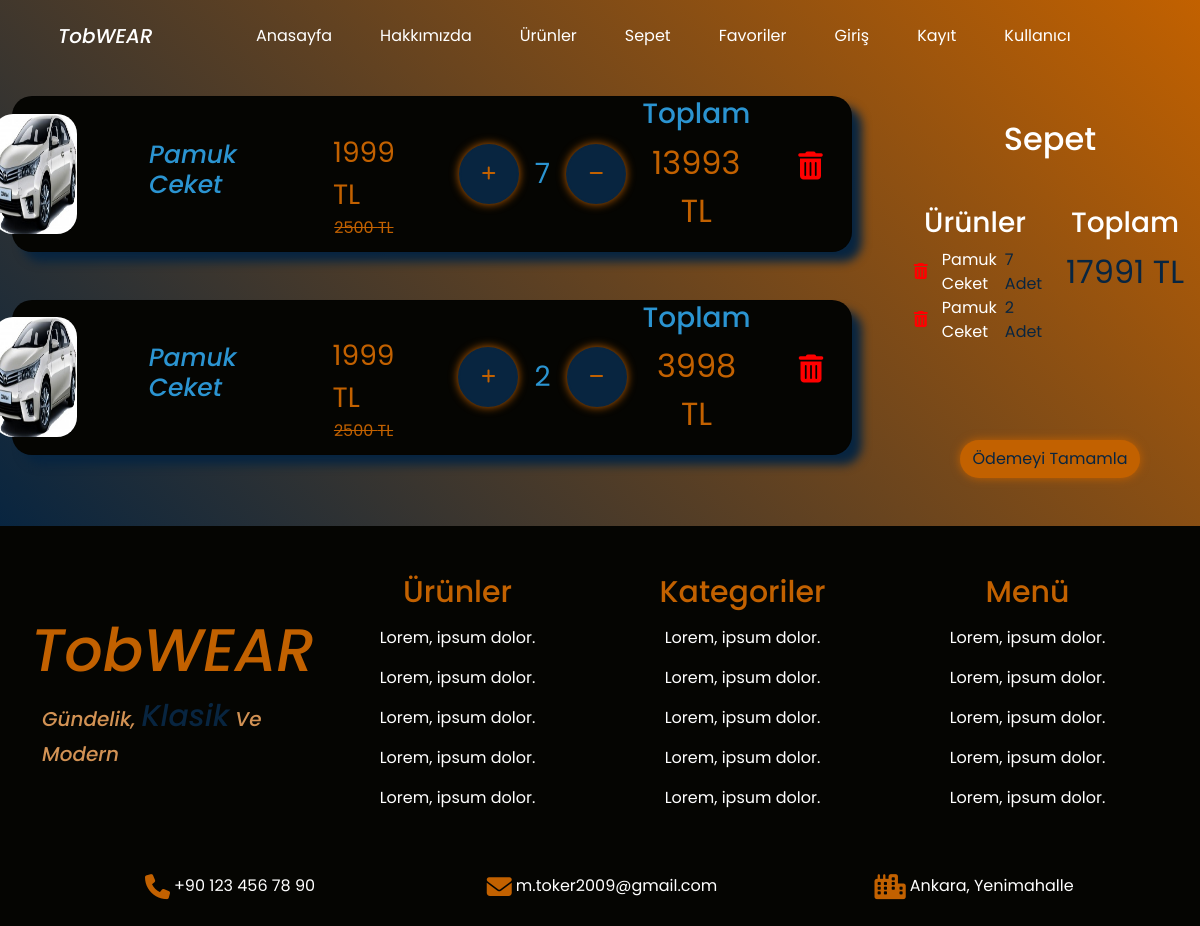
The app's page /shoppingcard/ (signed in), older data.
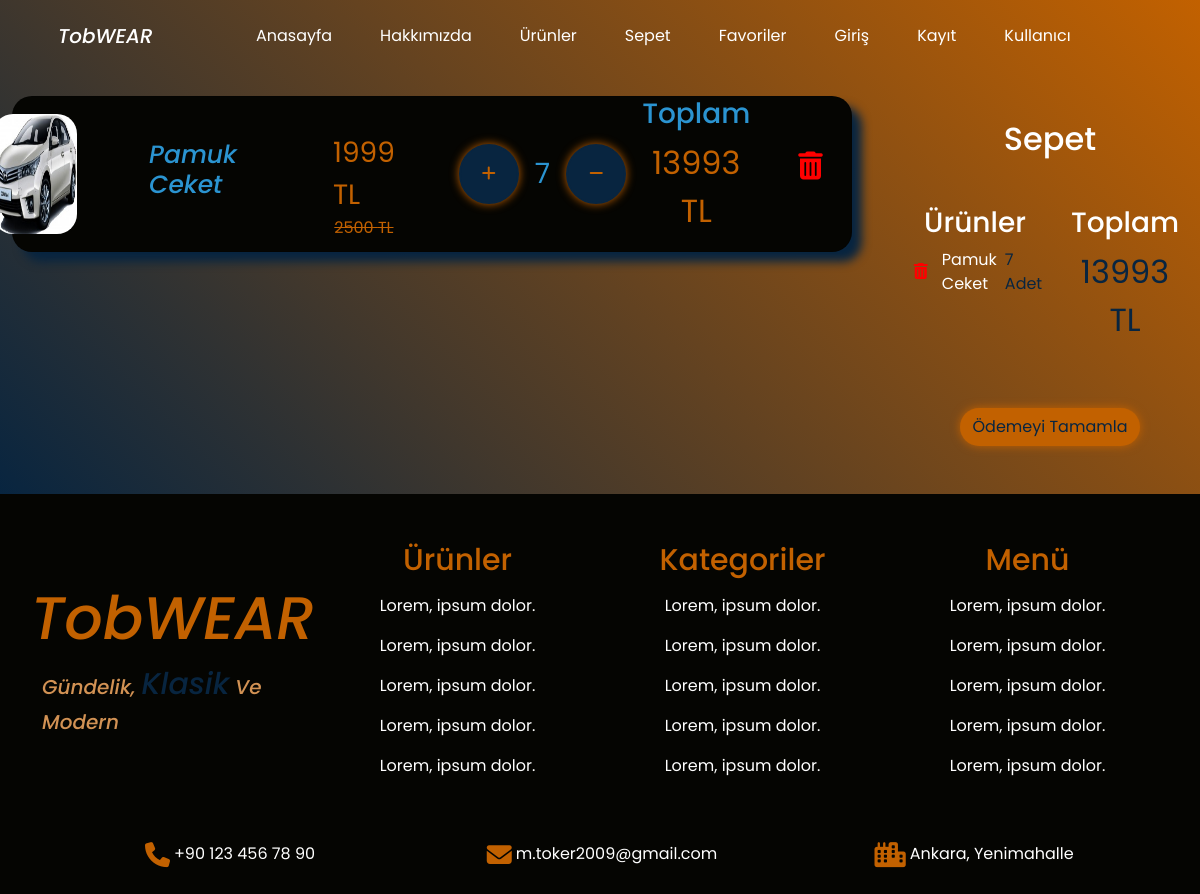
The same page, newer data.
### shop/models.py (models this page shows, shortened)
class OrderItem(models.Model):
    product = models.ForeignKey(Product,null=False,blank=False,on_delete=models.CASCADE,verbose_name="Ürün")
    color = models.ForeignKey(ProductColor,null=False,blank=False,on_delete=models.CASCADE,verbose_name="Ürün Rengi")
    size = models.ForeignKey(ProductSize,null=False,blank=False,on_delete=models.CASCADE,verbose_name="Ürün Bedeni")
    amount = models.IntegerField(null=False,blank=False,verbose_name="Ürün Adeti")
    date = models.DateTimeField(auto_now_add=True,null=False,blank=False,verbose_name="Ürün Eklenme Tarihi")
    def totalprice(self):
        if self.product.discounted:
            total = self.product.discounted * self.amount
        else:
            total = self.product.price * self.amount
        return total

class Product(models.Model):
    name = models.CharField(max_length=100,null=False,blank=False,verbose_name="Ürün İsmi")
    price = models.IntegerField(null=False,blank=False,verbose_name="Fiyat")
    discounted = models.IntegerField(null=False,blank=False,verbose_name="İndirimli Fiyat")
    features = models.ManyToManyField(ProductFeatures,null=True,blank=True,verbose_name="Ürün Özellikleri")
    colors = models.ManyToManyField(ProductColor,null=True,blank=True,verbose_name="Ürün Renkleri")
    sizes = models.ManyToManyField(ProductSize,null=False,blank=False,verbose_name="Ürün Bedenleri")
    images = models.ManyToManyField(ProductImage,null=False,blank=False,verbose_name="Resimler")
    description = models.TextField(null=True,blank=True)
    category = models.ForeignKey(ProductCategory,null=False,blank=False,verbose_name="Kategori",on_delete=models.CASCADE)
    slug = models.SlugField(null=False,blank=True,unique=True,db_index=True,verbose_name="URL")

class ProductImage(models.Model):
    images = models.ImageField(upload_to='images/')

class ShoppingCard(models.Model):
    orders = models.ManyToManyField(OrderItem,null=False,blank=False,verbose_name="Ürünler")
    customer = models.ForeignKey(settings.AUTH_USER_MODEL,null=False,blank=False,verbose_name="Müşteri",on_delete=models.CASCADE)
    date = models.DateTimeField(auto_now_add=True,null=False,blank=False,verbose_name="Sepet Oluşturulma Tarihi")
    ordered = models.BooleanField(default=False,null=False,blank=False,verbose_name="Sipariş Edilme Durumu")
    def totalpricecard(self):
        return sum(order.totalprice() for order in self.orders.all())

### shop/views.py (the view, shortened to what this page needs)
# urls.py: path('shoppingcard/',views.shoppingcart,name="shoppingcard"),
def shoppingcart(request):
    if ShoppingCard.objects.filter(customer=request.user):
        shoppingcard = ShoppingCard.objects.get(customer=request.user)
        context = {
            "shoppingcard": shoppingcard
        }
    return render(request,"shoppingcart.html",context)

### templates/shoppingcart.html (shortened to what this page needs)
<!DOCTYPE html>
<html lang="en">
{% load static %}
<head>
    <link rel="stylesheet" href="{% static 'css/bootstrap.min.css' %}">
    <link rel="stylesheet" href="{% static 'css/style.css' %}">
    <link rel="stylesheet" href="https://cdnjs.cloudflare.com/ajax/libs/font-awesome/6.4.0/css/all.min.css">
</head>
<body>
    <div class="container-fluid" id="shoppingcard-container">
        <nav class="navbar navbar-expand-lg py-3">
            <div class="container justify-content-center">
                <a class="navbar-brand text-white mx-3 navbar-title" href="/">TobWEAR</a>
                <div class="collapse navbar-collapse justify-content-center" id="navbarNav">
                    <ul class="navbar-nav">
                        <li class="nav-item mx-3">
                            <a class="nav-link text-white navbar-text" href="/">Anasayfa</a>
                        </li>
                        <li class="nav-item mx-3">
                            <a class="nav-link text-white navbar-text" href="{% url 'about' %}">Hakkımızda</a>
                        </li>
                        <li class="nav-item mx-3">
                            <a class="nav-link text-white navbar-text" href="{% url 'products' %}">Ürünler</a>
                        </li>
                        <li class="nav-item mx-3">
                            <a class="nav-link text-white navbar-text" href="{% url 'shoppingcard' %}">Sepet</a>
                        </li>
                        <li class="nav-item mx-3">
                            <a class="nav-link text-white navbar-text" href="{% url 'favorites' %}">Favoriler</a>
                        </li>
                        <li class="nav-item mx-3">
                            <a class="nav-link text-white navbar-text" href="{% url 'login' %}">Giriş</a>
                        </li>
                        <li class="nav-item mx-3">
                            <a class="nav-link text-white navbar-text" href="{% url 'register' %}">Kayıt</a>
                        </li>
                        <li class="nav-item mx-3">
                            <a class="nav-link text-white navbar-text" href="{% url 'updateuser' %}">Kullanıcı</a>
                        </li>
                    </ul>
                </div>
            </div>
        </nav>
        <div class="row" id="shoppingcard-row">
            <div class="col-md-9 d-flex flex-column justify-content-start pe-md-5" id="product-info">
            {% for order in shoppingcard.orders.all %}
                <div class="card d-flex flex-md-row justify-content-center align-items-center my-4 mx-auto text-white product-info-card" data-order-id="{{ order.id }}">
                    <img src="{{ order.product.images.first.images.url }}" class="product-info-image me-md-4">
                    <h2 class="px-5 pt-4 pt-md-0 product-info-h2" style="color: #2b94d1; font-family: 'Poppins', sans-serif; font-weight: 500; font-style: italic;">{{ order.product.name }}</h2>
                    <div class="d-flex flex-column px-5">
                        <p class="product-info-paragraph fs-3 pt-4 mb-0" style="color: #c26100;">{{ order.product.discounted }} TL</p>
                        <span class="product-info-span text-center" style="color: #c26100;">{{ order.product.price }} TL</span>
                    </div>
                    <div class="d-flex justify-content-center align-items-center my-4">
                        <button class="orderplus-button mx-3 p-3"><i class="fa-solid fa-plus" style="color: #c26100;"></i></button>
                        <p class="product-info-paragraph fs-3 mt-3" style="color: #2b94d1;" id="orderproduct-quantity">{{ order.amount }}</p>
                        <button class="orderminus-button mx-3 p-3"><i class="fa-solid fa-minus" style="color: #c26100;"></i></button>
                    </div>
                    <div class="d-flex flex-column mx-auto">
                        <h3 class="product-info-totaltitle text-center" style="color: #2b94d1;">Toplam</h3>
                        <p class="product-info-paragraph fs-2 text-center" style="color: #c26100;">{{ order.totalprice }} TL</p>
                    </div>
                    <button class="product-info-trash px-5" name="orderdelete" value="{{ order.id }}"><i class="fa-solid fa-trash-can fs-3 mb-3" style="color: red;"></i></button>
                </div>
            {% endfor %}
            </div>
            <div class="col-md-3" id="payment-info">
                <h2 class="text-center text-white my-5">Sepet</h2>
                <div class="row d-flex">
                    <div class="col-md-6">
                        <h3 class="text-center text-white">Ürünler</h3>
                        <ul class="text-white mb-5" style="list-style: none; padding: 0; margin: 0;">
                        {% for order in shoppingcard.orders.all %}
                            <li class="d-flex align-items-center justify-content-center">
                                <button class="basket-info-delete" name="orderdelete" value="{{ order.id }}"><i class="fa-solid fa-trash-can fs-6 pe-2" style="color: red;"></i></button>
                                {{ order.product.name }}<span class="ps-2 product-payment-span">{{ order.amount }} Adet</span></li>
                        {% endfor %}
                        </ul>
                    </div>
                    <div class="col-md-6">
                        <h3 class="text-center text-white">Toplam</h3>
                        <p class="text-center fs-2 product-payment-paragraph">{{ shoppingcard.totalpricecard }} TL</p>
                    </div>
                </div>
                <div class="payment-button d-flex justify-content-center my-5">
                    <form action="{% url 'payment' %}" method="post">
                        <button class="btn" id="product-payment-button" name="payment">Ödemeyi Tamamla</button>
                    </form>
                </div>
            </div>
        </div>
    </div>
    <footer>
        <div class="container py-5" id="footer-container">
            <div class="row">
                <div class="col-md-3 d-flex flex-column justify-content-center align-items-center">
                    <h1 class="text-center footer-brand-title">TobWEAR</h1>
                    <p id="footer-brand-paragraph">Gündelik, <span id="footer-brand-span">Klasik</span> Ve Modern</p>
                </div>
                <div class="col-md-3 d-flex flex-column justify-content-center align-items-center">
                    <h2 class="text-center pb-2" id="footer-products-title">Ürünler</h2>
                    <a href="#" class="footer-products-a">
                        <p class="footer-products text-white">Lorem, ipsum dolor.</p>
                    </a>
                    <a href="#" class="footer-products-a">
                        <p class="footer-products text-white">Lorem, ipsum dolor.</p>
                    </a>
                    <a href="#" class="footer-products-a">
                        <p class="footer-products text-white">Lorem, ipsum dolor.</p>
                    </a>
                    <a href="#" class="footer-products-a">
                        <p class="footer-products text-white">Lorem, ipsum dolor.</p>
                    </a>
                    <a href="#" class="footer-products-a">
                        <p class="footer-products text-white">Lorem, ipsum dolor.</p>
                    </a>
                </div>
                <div class="col-md-3 d-flex flex-column justify-content-center align-items-center">
                    <h2 class="text-center pb-2" id="footer-products-title">Kategoriler</h2>
                    <a href="#" class="footer-products-a">
                        <p class="footer-products text-white">Lorem, ipsum dolor.</p>
                    </a>
                    <a href="#" class="footer-products-a">
                        <p class="footer-products text-white">Lorem, ipsum dolor.</p>
                    </a>
                    <a href="#" class="footer-products-a">
                        <p class="footer-products text-white">Lorem, ipsum dolor.</p>
                    </a>
                    <a href="#" class="footer-products-a">
                        <p class="footer-products text-white">Lorem, ipsum dolor.</p>
                    </a>
                    <a href="#" class="footer-products-a">
                        <p class="footer-products text-white">Lorem, ipsum dolor.</p>
                    </a>
                </div>
                <div class="col-md-3 d-flex flex-column justify-content-center align-items-center">
                    <h2 class="text-center pb-2" id="footer-products-title">Menü</h2>
                    <a href="#" class="footer-products-a">
                        <p class="footer-products text-white">Lorem, ipsum dolor.</p>
                    </a>
                    <a href="#" class="footer-products-a">
                        <p class="footer-products text-white">Lorem, ipsum dolor.</p>
                    </a>
                    <a href="#" class="footer-products-a">
                        <p class="footer-products text-white">Lorem, ipsum dolor.</p>
                    </a>
                    <a href="#" class="footer-products-a">
                        <p class="footer-products text-white">Lorem, ipsum dolor.</p>
                    </a>
                    <a href="#" class="footer-products-a">
                        <p class="footer-products text-white">Lorem, ipsum dolor.</p>
                    </a>
                </div>
            </div>
            <div class="row mt-5">
                <div class="footer-contact d-flex flex-column flex-md-row justify-content-center align-items-center">
                    <div class="col-md-4 pb-3">
                        <span class="text-white d-flex justify-content-center"><i
                                class="fa-solid fa-phone contact-icon px-1"></i> +90 123 456 78 90 </span>
                    </div>
                    <div class="col-md-4 pb-3">
                        <span class="text-white d-flex justify-content-center"><i
                                class="fa-solid fa-envelope contact-icon px-1"></i> m.toker2009@gmail.com</span>
                    </div>
                    <div class="col-md-4 pb-3">
                        <span class="text-white d-flex justify-content-center"><i
                                class="fa-solid fa-city contact-icon px-1"></i> Ankara, Yenimahalle</span>
                    </div>
                </div>
            </div>
        </div>
    </footer>
</body>
</html>

### static/css/style.css (style rules this page uses)
:root { --custom-black : #12161b; --custom-blue : #124460; --custom-dark-blue : #082540; --custom-dark-green : #3b4704; --custom-brown : #3d0d04; --custom-orange : #c26100; --custom-orange-sup : #d29254; }
body { font-family: 'Poppins', 'Outfit', 'Ubuntu', sans-serif; background-color: #050502; }
.contact-icon { color: #c26100; font-size: 25px; }
#footer-brand-paragraph { font-size: 20px; font-family: 'Poppins', sans-serif; font-weight: 500; font-style: italic; color: var(--custom-orange-sup); }
#footer-brand-span { font-size: 30px; font-family: 'Poppins', sans-serif; font-weight: 500; font-style: italic; color: var(--custom-dark-blue); }
.footer-brand-title { font-size: 60px; font-family: 'Poppins', sans-serif; font-weight: 500; font-style: italic; color: var(--custom-orange); }
#footer-products-title { color: var(--custom-orange); font-size: 30px; }
.footer-products { transition: all 0.3s ease; }
.footer-products::after { content: ""; position: absolute; bottom: -3px; right: 0; width: 0; height: 2px; background-color: #fff; transition: width 0.4s ease; }
.footer-products-a { text-decoration: none; }
.navbar-title { font-family: 'Poppins', sans-serif; font-weight: 500; font-style: italic; transition: all 0.3s ease; }
.navbar-title::after { content: ""; position: absolute; bottom: -1px; right: 0; width: 0; height: 2px; background-color: var(--custom-orange); transition: width 0.4s ease; }
.navbar-text { transition: all 0.3s ease; }
.navbar-text::after { content: ""; position: absolute; bottom: -1px; right: 0; width: 0; height: 2px; background-color: var(--custom-orange); transition: width 0.4s ease; }
#shoppingcard-container { background: linear-gradient(45deg, #082540, #c26100); }
#payment-info { border-top-right-radius: 20px; border-bottom-right-radius: 20px; }
#product-info { border-top-left-radius: 20px; border-bottom-left-radius: 20px; }
.product-info-image { width: 10%; min-height: 120px; height: auto; border-radius: 20px; }
.product-info-card { border-radius: 20px; background-color: #050502; box-shadow: 10px 10px 10px #082540; min-width: 100%; }
.product-info-span { text-decoration: line-through; }
.orderplus-button { border-radius: 50%; border: 2px solid var(--custom-dark-blue); background-color: var(--custom-dark-blue); transition: all 0.3s ease; width: 60px; height: 60px; box-shadow: 0 0 10px var(--custom-orange); }
.orderminus-button { border-radius: 50%; border: 2px solid var(--custom-dark-blue); background-color: var(--custom-dark-blue); transition: all 0.3s ease; width: 60px; height: 60px; box-shadow: 0 0 10px var(--custom-orange); }
.product-info-trash { border: 0px; background: none; }
#product-payment-button { background-color: var(--custom-orange); color: #082540; border-radius: 20px; box-shadow: 0 0 10px var(--custom-orange); transition: all 0.3s ease; }
.product-payment-span { color: var(--custom-dark-blue); }
.product-payment-paragraph { color: var(--custom-dark-blue); }
.basket-info-delete { background: none; border: none; }

Row changes from the older to the newer data that the page shows:
removed OrderItem: product.images.first.images (picture), product.name "Pamuk Ceket", product.discounted "1999", product.price "2500", amount "2", totalprice "3998", {{ order.id }} 11 (drawn)
computed for ShoppingCard: totalpricecard "17991" → "13993"
